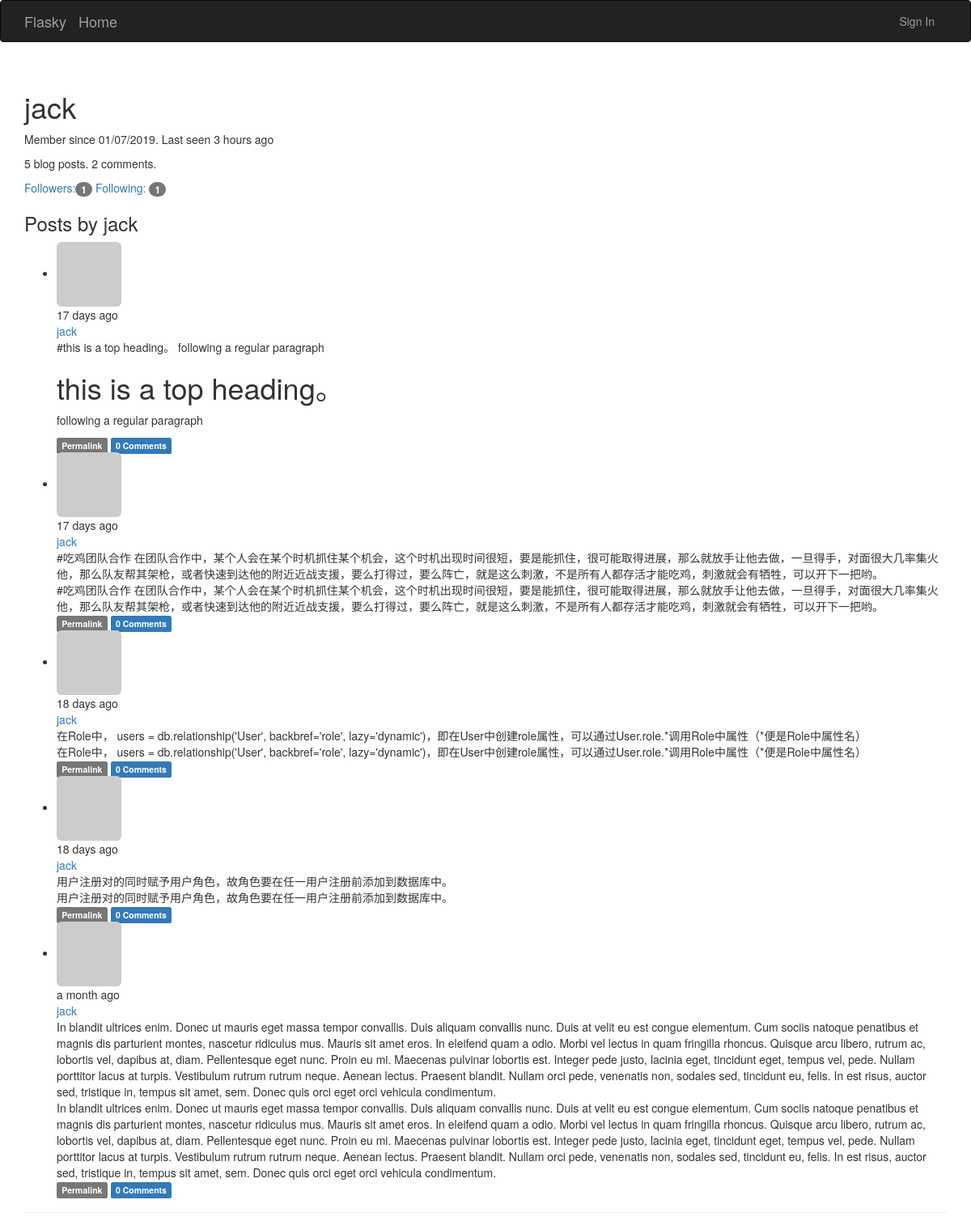
Page /user/jack on the committed database.
### app/models.py (models this page shows, shortened)
class User(UserMixin, db.Model):
	__tablename__ = 'users'     #表名
	id = db.Column(db.Integer, primary_key=True)
	email = db.Column(db.String(64), unique=True, index=True)
	username = db.Column(db.String(64), unique=True, index=True)
	password_hash = db.Column(db.String(128))
	role_id = db.Column(db.Integer, db.ForeignKey('roles.id'))
	confirmed = db.Column(db.Boolean, default=False)
	name = db.Column(db.String(64))
	location = db.Column(db.String(64))
	about_me = db.Column(db.Text())  #自我介绍，db.Text()不需要指定最大长度。
	member_since = db.Column(db.DateTime(), default=datetime.utcnow)#datetime.utcnow后面没有(),default接受函数作默认值,注册日期
	last_seen = db.Column(db.DateTime(), default=datetime.utcnow)#最后访问日期
	posts = db.relationship('Post', backref='author', lazy='dynamic')
	avatar_hash = db.Column(db.String(32))
	followed = db.relationship('Follow', foreign_keys=[Follow.follower_id],
		backref=db.backref('follower', lazy='joined'), lazy='dynamic', cascade='all, delete-orphan')
	followers = db.relationship('Follow', foreign_keys=[Follow.followed_id],
		backref=db.backref('followed', lazy='joined'), lazy='dynamic', cascade='all, delete-orphan')
	comments = db.relationship('Comment', backref='author', lazy='dynamic')
	@property
	def password(self):
		raise AttributeError('password is not a readable attribute')
	def gravatar(self, size=100, default='identicon', rating='g'):
		if request.is_secure:
			url = 'https://secure.gravatar.com/avatar'
		else:
			url = 'http://www.gravatar.com/avatar'
		hash = self.avatar_hash or hashlib.md5(self.email.encode('utf-8')).hexdigest()
		return '{url}/{hash}?s={size}&d={default}&r={rating}'.format(url=url, hash=hash, \
			size=size,default=default, rating=rating)

class Post(db.Model):
	__tablename__ = 'posts'
	id = db.Column(db.Integer, primary_key=True)
	body = db.Column(db.Text)
	timestamp = db.Column(db.DateTime, index=True, default=datetime.utcnow)
	author_id = db.Column(db.Integer, db.ForeignKey('users.id'))
	body_html = db.Column(db.Text)
	comments =db.relationship('Comment', backref='post', lazy='dynamic')

### app/main/views.py (the view)
@main.route('/user/<username>')
def user(username):
	user = User.query.filter_by(username=username).first()
	if user is None:
		abort(404)
	posts = user.posts.order_by(Post.timestamp.desc()).all()
	return render_template('user.html', user=user, posts=posts)

### app/auth/views.py (called while the page is built)
@auth.before_app_request
def before_request():
	if current_user.is_authenticated:
		current_user.ping()
		if not current_user.confirmed \
			and request.endpoint[:5] != 'auth.'\
			and request.endpoint != 'static':	# 冒号为if语句,'\'表示换行
				return redirect(url_for('auth.unconfirmed'))

### app/main/__init__.py (called while the page is built)
@main.app_context_processor
def inject_permissions():
	return dict(Permission=Permission)

### app/main/views.py (called while the page is built)
@main.after_app_request
def after_request(response):
	for query in get_debug_queries():
		if query.duration >=current_app.config['FLASKY_SLOW_DB_QUERY_TIME']:
			current_app.logger.warning(
				'Slow query: %s\nParameters: %s\nDuration: %fs\nContext: %s\n' %
				(query.statement, query.parameters, query.duration, query.context))
	return response

### app/models.py (called while the page is built)
	def can(self, permissions):
		return False

	def is_administrator(self):
		return False

### app/templates/user.html (shortened to what this page needs)
{% extends "base.html" %}
{% block page_content %}
<div class="page-header">
	<h1>{{ user.username }}</h1>
	<p>
		Member since {{ moment(user.member_since).format('L') }}.
		Last seen {{ moment(user.last_seen).fromNow()}}
	</p>
	<p>{{ user.posts.count() }} blog posts. {{ user.comments.count() }} comments.</p>
	<p>
	<a href="{{ url_for('main.followers', username=user.username) }}">Followers:<span class="badge">{{ user.followers.count() - 1 }}</span>
	</a>
	<a href="{{ url_for('main.followed_by', username=user.username) }}">Following: <span class="badge">{{ user.followed.count() - 1 }}</span>
	</a>
	</p>
	<h3>Posts by {{ user.username }}</h3>
	{% include('_posts.html') %}
</div>
{% endblock %}

### app/templates/base.html (shortened to what this page needs)
{% extends "bootstrap/base.html" %}
{% block head %}
{{ super() }}
{% endblock %}
{% block navbar %}
<div class="navbar navbar-inverse" role="navigation">
    <div class="container">
        <div class="navbar-header">
            <a class="navbar-brand" href="{{ url_for('main.index') }}">Flasky</a>
            <a class="navbar-brand" href="{{ url_for('main.index') }}">Home</a>
        </div>
        <div class="navbar-collapse collapse">
			<ul class="nav navbar-nav navbar-right">
            {% if current_user.is_authenticated %}
			<li class="dropdown">
			    <a href="#" class="dropdown-toggle" data-toggle="dropdown">
				Account
				</a>
			    <ul class="dropdown-menu">
	                <li><a href="{{ url_for('auth.logout') }}">Sign Out</a></li>
			        <li><a href="{{ url_for('manage.modifypassword') }}">modify password</a></li>
					<li><a href="{{ url_for('auth.modify_email_request') }}">modify email</a></li>
			    </ul>
			</li>
	        {% else %}
	        <li><a href="{{ url_for('auth.login') }}">Sign In</a></li>
	        {% endif %}
            </ul>
        </div>
      </div>
</div>
{% endblock %}
{% block content %}
<div class="container">
    {% block page_content %}{% endblock %}
</div>
{% endblock %}

### app/templates/_posts.html (shortened to what this page needs)
<ul class="posts">
	{% for post in posts %}
	<li class="post">
		<div class="post-thumbnail">
			<a href="{{ url_for('.user', username=post.author.username) }}"> <img class="img-rounded profile-thumbnail"src="{{ post.author.gravatar(size=40) }}">
			</a>
		</div>
		<div class="post-content">
			<div class="post-date">{{ moment(post.timestamp).fromNow() }}</div>
			<div class="poset-author">
				<a href="{{ url_for('.user', username=post.author.username) }}">
					{{ post.author.username }}
				</a>
			</div>
			<div class="post-body">{{ post.body }}</div>
			<div class="post-body">
				{% if post.body_html %}
					{{ post.body_html | safe }}
				{% else %}
					{{ post.body }}
				{% endif %}
			</div>
			<div class="post-footer">
				<a href="{{ url_for('main.post', id=post.id) }}">
					<span class="label label-default">Permalink</span>
				</a>
				<a href="{{ url_for('main.post', id=post.id) }}#comments">
					<span class="label label-primary">{{ post.comments.count()}} Comments</span>
				</a>
			</div>
		</div>
	</li>
	{% endfor %}
</ul>

### rows in the picture
User: username "jack", member_since "01/07/2019", last_seen "3 hours ago"
Post: timestamp "17 days ago", author.username "jack", body "#this is a top heading。 following a regular paragraph", body_html "this is a top heading。 following a regular paragraph", comments.count "0"
Post: timestamp "17 days ago", author.username "jack", body "#吃鸡团队合作 在团队合作中，某个人会在某个时机抓住某个机会，这个时机出现时间很短，要是能抓住，很可能取得进展，那么就放手让他去做，一旦得手，对面很大几率集火他，那么队友帮其架枪，或者快速到达他的附近近战支援，要么打得过，要么阵亡，就是这么刺激，不是所有人都存活才能吃鸡，刺激就会有牺牲，可以开下一把哟。", comments.count "0"
Post: timestamp "18 days ago", author.username "jack", body "在Role中， users = db.relationship('User', backbref='role', lazy='dynamic')，即在User中创建role属性，可以通过User.role.*调用Role中属性（*便是Role中属性名）", comments.count "0"
Post: timestamp "18 days ago", author.username "jack", body "用户注册对的同时赋予用户角色，故角色要在任一用户注册前添加到数据库中。", comments.count "0"
Post: timestamp "a month ago", author.username "jack", body "In blandit ultrices enim. Donec ut mauris eget massa tempor convallis. Duis aliquam convallis nunc. Duis at velit eu est congue elementum. Cum sociis natoque penatibus et magnis dis parturient montes, nascetur ridiculus mus. Mauris sit amet eros. In eleifend quam a odio. Morbi vel lectus in quam fringilla rhoncus. Quisque arcu libero, rutrum ac, lobortis vel, dapibus at, diam. Pellentesque eget nunc. Proin eu mi. Maecenas pulvinar lobortis est. Integer pede justo, lacinia eget, tincidunt eget, tempus vel, pede. Nullam porttitor lacus at turpis. Vestibulum rutrum rutrum neque. Aenean lectus. Praesent blandit. Nullam orci pede, venenatis non, sodales sed, tincidunt eu, felis. In est risus,…", comments.count "0"

### other values in the picture
{{ user.posts.count() }} "5"
{{ user.comments.count() }} "2"
{{ user.followers.count() - 1 }} "1"
{{ user.followed.count() - 1 }} "1"
